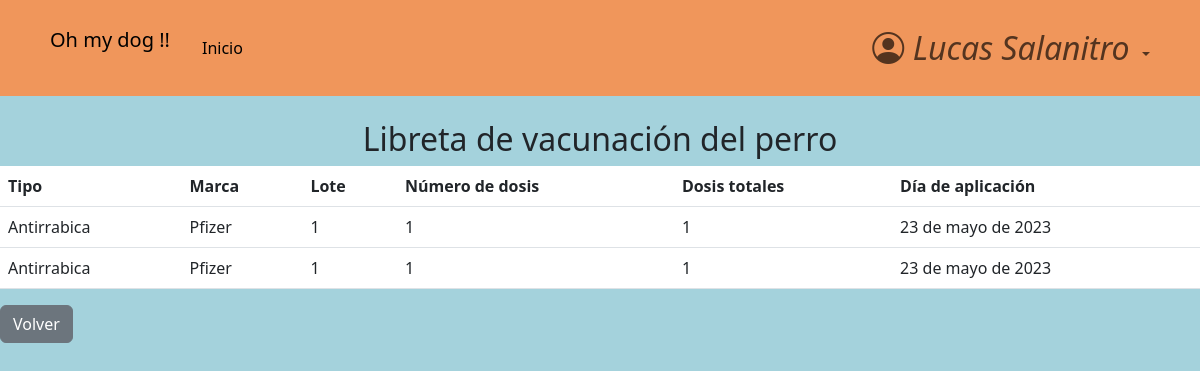
Page /dogs/vaccinations/3/2/ (signed in) on the earlier database version.
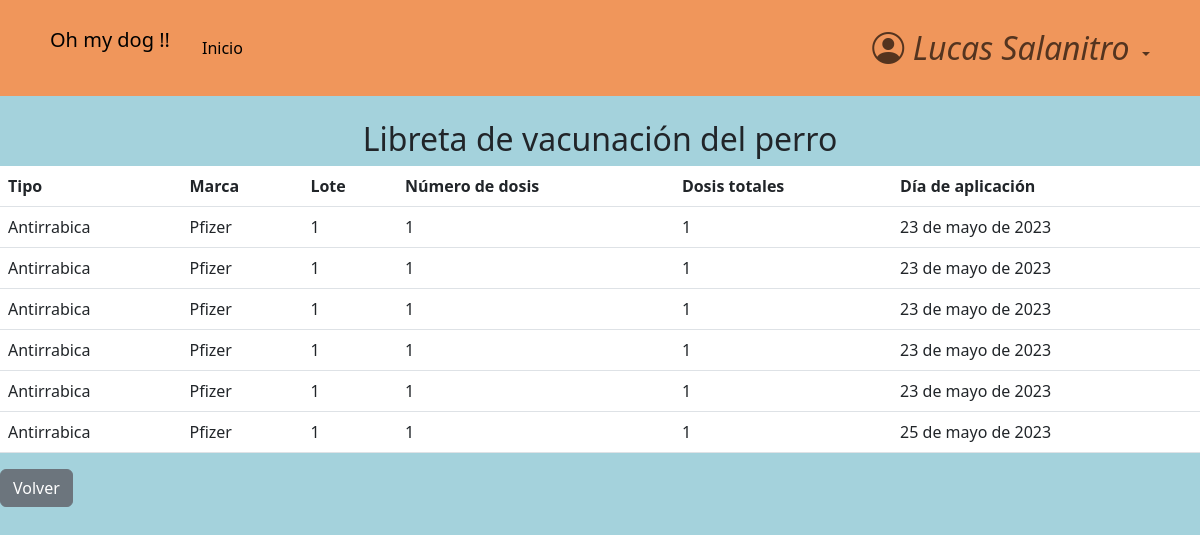
Same page on the later database version.
### accounts/models.py (models this page shows, shortened)
class CustomUser(AbstractBaseUser, PermissionsMixin):
    email =                     models.EmailField(verbose_name="email", unique=True)    #.foreignKey ??
    name =                      models.CharField(max_length=25)   #slug es texto corto
    surname =                   models.CharField(max_length=30, blank=True, null=True)
    address =                   models.CharField(max_length=30, blank=True, null=True)
    telephone =                 models.SlugField(max_length=12, blank=True, null=True)
    is_active =                 models.BooleanField(default=True)
    is_staff =                  models.BooleanField(default=False)
    is_admin =                  models.BooleanField(default=False)
    last_login =                models.DateTimeField(verbose_name="last login", default=datetime.datetime.now)
    is_veterinario =            models.BooleanField(default=False)
    USERNAME_FIELD = "email"    #variable por la cual se ingresa, dice username pero seria como 'campo que representa el inicio de sesion'
    REQUIRED_FIELDS = ['name',]    #no permite registros si no tiene estos campos completos
    objects = CustomUserManager()
    def __str__(self):
        return self.name + ' ' + str(self.surname or '')

### dogs/models.py (models this page shows)
class Vaccination(models.Model):
    class Type(models.TextChoices):
        antirrabica = "Antirrabica"
        antimoquillo = "Antimoquillo"
    dog = models.ForeignKey(
        Dog,
        blank = True,
        on_delete=models.CASCADE,
        null=True,
    )
    type = models.CharField(
        choices=Type.choices,
        max_length=20,
        null=True,
        blank=True,
    )
    brand = models.CharField(
        max_length=20,
        blank=True,
        null=True
    )
    lot = models.CharField(
        max_length=15,
        blank=True,
        null=True
    )
    dosis_number = models.PositiveIntegerField(
        null=True,
    )
    total_dosis = models.PositiveIntegerField(
        null=True,
    )
    date_of_application = models.DateField(
        null=True,
        blank=True,
    )

### dogs/views.py (the view)
# urls.py: path('vaccinations/<client_id>/<dog_id>/', views.vaccinations_list, name="vaccinations"),
@ login_required
def vaccinations_list(request, dog_id, client_id):
    actual_dog = Dog.objects.get(pk=dog_id)
    vaccinations = actual_dog.vaccination_set.all()
    context = {
        'client_id': client_id,
        'dog_id': actual_dog.id,
        'vaccinations': vaccinations,
    }
    return render(request, 'vaccinations_list.html', context)

### dogs/templates/vaccinations_list.html
{% extends 'base.html' %}
{% block content %}
<main>
<br>
    <h2 class="text-center">Libreta de vacunación del perro</h2>
                {% if vaccinations.exists %}
                  <table class="table table-hover">
                      <thead>
                          <tr>
                              <th>Tipo</th>
                              <th>Marca</th>
                              <th>Lote</th>
                              <th>Número de dosis</th>
                              <th>Dosis totales</th>
                              <th>Día de aplicación</th>
                          </tr>
                      </thead>
                      <tbody>
                          {% for vaccination in vaccinations %}
                                <tr>
                                    <td>{{ vaccination.type }}</td>
                                    <td>{{ vaccination.brand }}</td>
                                    <td>{{ vaccination.lot }}</td>
                                    <td>{{ vaccination.dosis_number }}</td>
                                    <td>{{ vaccination.total_dosis }}</td>
                                    <td>{{ vaccination.date_of_application }}</td>
                                </tr>
                          {% endfor %}
                        </tbody>
                    </table>
                {% else %}
                    <tr>
                        El perro aun no fue vacunado
                    </tr>
                {% endif %}
        <div>
            <a href="{% url 'dog_profile' user_owner_id=client_id dog_id=dog_id %}" class="btn btn-secondary">Volver</a>
        </div>
</main>
{% endblock  %}

### pages/templates/base.html (shortened to what this page needs)
<!DOCTYPE html>
<html>
{% load static %}
<head>
    {% block css %}
        <link rel="stylesheet" href="https://cdn.jsdelivr.net/npm/bootstrap-icons@1.10.5/font/bootstrap-icons.css">
    <link href="https://cdn.jsdelivr.net/npm/bootstrap@5.3.0-alpha3/dist/css/bootstrap.min.css" rel="stylesheet">
    <link rel="stylesheet" href="{% static 'css/styles.css' %}">
    {% endblock css %}
</head>
<body>
    <header>
            <nav class="navbar navbar-expand-lg header-ar">
                <div class="container">
                    <p class="navbar-brand header__marca p-2">Oh my dog !!</p>
                    <div class="collapse navbar-collapse show " id="navbarBasic">
                        <ul class="navbar-nav me-auto mb-2 mb-lg-0">
                            <li class="nav-item">
                                <a class="nav-link active" aria-current="page" href="{% url 'home' %}">Inicio</a>
                            </li>
                            {% if user.is_authenticated %}
                                </ul>
                                    <ul class="navbar-nav mb-2 mb-lg-0 ">
                                        <li class="nav-item dropdown">
                                            <a class="nav-link dropdown-toggle icono-user role="button" data-bs-toggle="dropdown" aria-expanded="False">
                                                {% if user.is_veterinario %}
                                                    <i class="bi bi-person-circle">
                                                        Veterinario
                                                    </i>
                                                {% else %}
                                                    <i class="bi bi-person-circle">
                                                        {{ user }}
                                                    </i>
                                                {% endif %}
                                            </a>
                                        </li>
                                    </ul>
                        {% endif %}
                </div>
            </div>
        </nav>
    </header>
{% block content %}
{% endblock content %}
</body>
</html>

### pages/static/css/styles.css (style rules this page uses)
html { box-sizing: border-box; font-size: 16px; scroll-behavior: smooth; }
body { margin: 0; padding: 0; overflow-x: hidden; background-color: #a4d2dc; }
a { text-decoration: none; }
.icono-user i { font-size: 2rem; }
.header-ar { background-color: #f0965b; padding: 1rem; }

Differences in the rows shown:
added Vaccination: type "Antirrabica", brand "Pfizer", lot "1", dosis_number "1", total_dosis "1", date_of_application "23 de mayo de 2023"
added Vaccination: type "Antirrabica", brand "Pfizer", lot "1", dosis_number "1", total_dosis "1", date_of_application "23 de mayo de 2023"
added Vaccination: type "Antirrabica", brand "Pfizer", lot "1", dosis_number "1", total_dosis "1", date_of_application "23 de mayo de 2023"
added Vaccination: type "Antirrabica", brand "Pfizer", lot "1", dosis_number "1", total_dosis "1", date_of_application "25 de mayo de 2023"
